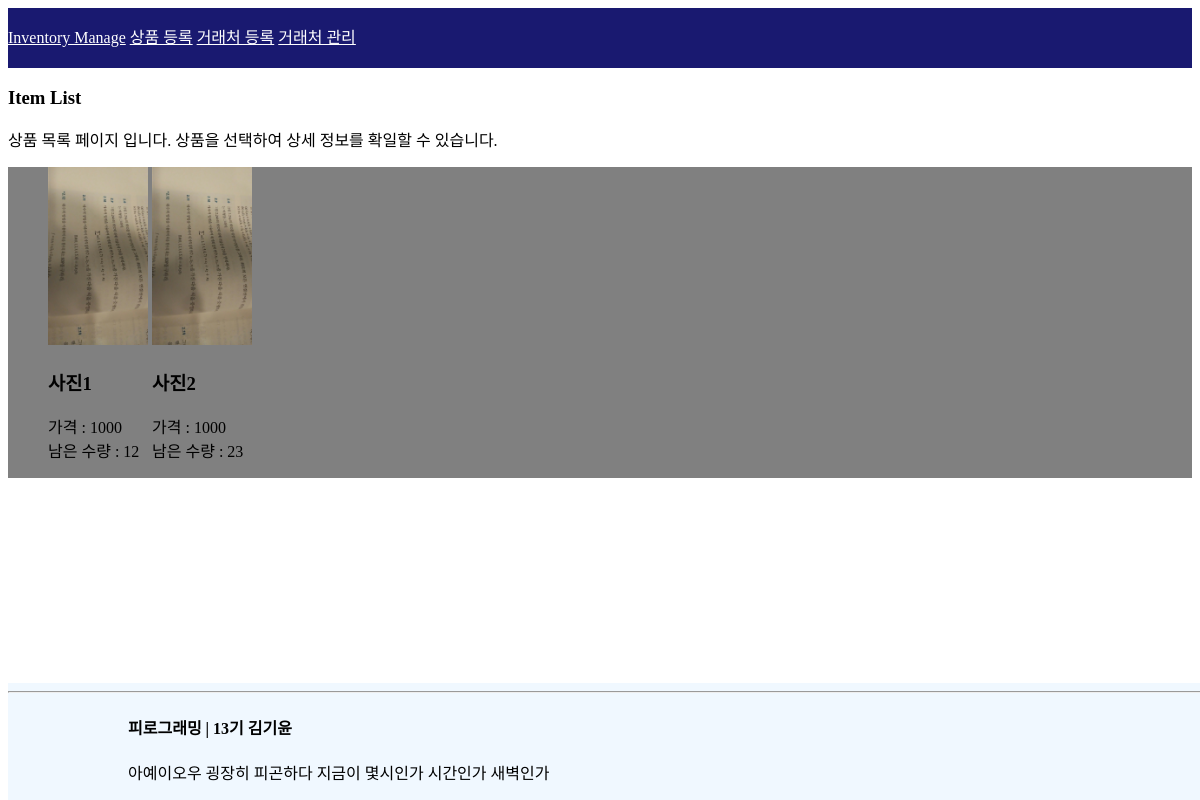
The page / on the database its author committed.
### item/models.py (models this page shows)
class Item(models.Model):
    title = models.CharField(max_length=100, blank=True, verbose_name="상품명")
    image = models.ImageField(blank=True, upload_to="item/image", verbose_name="이미지")
    content = models.TextField(blank=True, verbose_name="내용")
    price = models.IntegerField(verbose_name="가격")
    amount = models.IntegerField(verbose_name="수량")
    account = models.ManyToManyField('Account')

### item/views.py (the view)
# urls.py: path("", views.list, name = "list"),
def list(request):
    items = Item.objects.all()
    cxt = {
        'items':items,
    }
    return render(request, 'item/list.html', cxt)

### item/templates/item/list.html (shortened to what this page needs)
{% extends "item/layout.html" %}
{% block title %}
    <h3>Item List</h3>
    <p>상품 목록 페이지 입니다. 상품을 선택하여 상세 정보를 확일할 수 있습니다.</p>
{% endblock %}
{% block content %}
    <ul>
        {% for item in items %}
        <li>
            {% if item.image %}
                <img src="{{ item.image.url }}" style="max-width: 100px">
            {% endif %}
            <h3>{{ item.title }}</h3>
            <p>가격 : {{ item.price }}<br>남은 수량 : {{ item.amount }}</p>
        </li>
        {% endfor %}
    </ul>
{% endblock %}

### rows shown on the page
Item: image (picture), title "사진1", price "1000", amount "12"
Item: image (picture), title "사진2", price "1000", amount "23"
